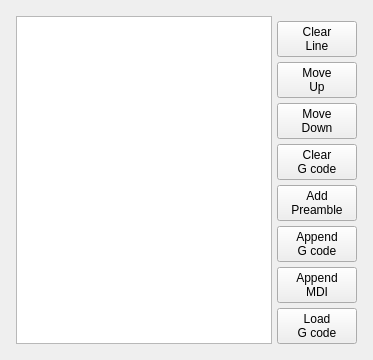
                <widget class="QWidget" name="page_3">
                 <layout class="QVBoxLayout" name="verticalLayout_23">
                  <item>
                   <widget class="QWidget" name="gridWidget" native="true">
                    <layout class="QGridLayout" name="gridLayout_27">
                     <property name="leftMargin">
                      <number>5</number>
                     </property>
                     <property name="topMargin">
                      <number>5</number>
                     </property>
                     <property name="rightMargin">
                      <number>5</number>
                     </property>
                     <property name="bottomMargin">
                      <number>5</number>
                     </property>
                     <property name="spacing">
                      <number>5</number>
                     </property>
                     <item row="7" column="1">
                      <widget class="QPushButton" name="mdiAppendBtn">
                       <property name="text">
                        <string>Append
MDI</string>
                       </property>
                      </widget>
                     </item>
                     <item row="2" column="1">
                      <widget class="QPushButton" name="gcodeMoveUpBtn">
                       <property name="text">
                        <string>Move
Up</string>
                       </property>
                      </widget>
                     </item>
                     <item row="3" column="1">
                      <widget class="QPushButton" name="gcodeMoveDownBtn">
                       <property name="text">
                        <string>Move
Down</string>
                       </property>
                      </widget>
                     </item>
                     <item row="6" column="1">
                      <widget class="QPushButton" name="holeOpAppendBtn">
                       <property name="text">
                        <string>Append
G code</string>
                       </property>
                      </widget>
                     </item>
                     <item row="4" column="1">
                      <widget class="QPushButton" name="clearGcodeBtn">
                       <property name="text">
                        <string>Clear
G code</string>
                       </property>
                      </widget>
                     </item>
                     <item row="1" column="1">
                      <widget class="QPushButton" name="gcodeClearLineBtn">
                       <property name="text">
                        <string>Clear
Line</string>
                       </property>
                      </widget>
                     </item>
                     <item row="5" column="1">
                      <widget class="QPushButton" name="preambleAddBtn">
                       <property name="text">
                        <string>Add
Preamble</string>
                       </property>
                      </widget>
                     </item>
                     <item row="8" column="1">
                      <widget class="QPushButton" name="gcodeLoadBtn">
                       <property name="text">
                        <string>Load
G code</string>
                       </property>
                      </widget>
                     </item>
                     <item row="0" column="0" rowspan="9">
                      <widget class="QListWidget" name="gcodeListWidget"/>
                     </item>
                    </layout>
                   </widget>
                  </item>
                 </layout>
                </widget>
